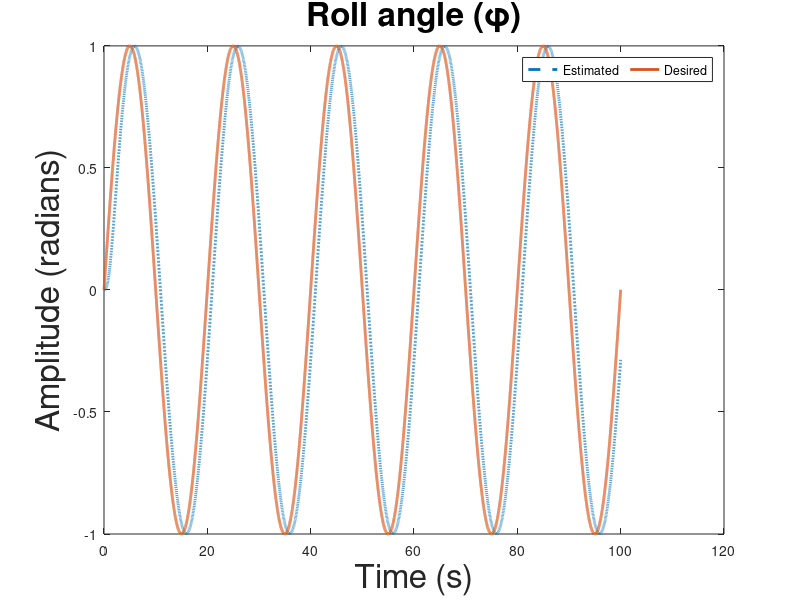

MATLAB code for this plot: (Note: this script raises an error after producing the figure.)
%% LQR CONTROLLER FOR 3-DOF QUADCOPTER MODEL
% This script presents the LQR control for a 3-DOF Quadcopter model.
% 1. The 6 states of the system are the 3 Euler angles φ θ ψ , and their corresponding 
% anglular rates φ' θ' ψ'.
% 2. The observed outputs are the Roll φ, Pitch θ and Yaw  ψ angles.
% 3. There are 4 inputs due to the 4 rotors of the Quadcopter. However, we 
% consider 3 controller inputs, U1, U2, and U3 which are functions of the 4
% rotor thrust forces F1-F4; U1 = F1-F4, U2 = F1-F3 & U3 = F2+F4-F1-F3 based on how 
% they affect the states of the system  
%%%%%%%%%%%%%%%%%%%%%%%%%%%%%%%%%%%%%%%%%%%%%%%%%%%%%%%%%%%%%%%%%%%%%%%%%%

%% To use this code with Simulink simulation open 'Quadcopter_LQR_3DOF.slx' Simulink file
%% and hit 'Run' from the Editor window.

clear;
clc;

%% MODEL PARAMETERS AND CONSTANTS
%% MODEL PARAMETERS AND CONSTANTS
g  = 9.81;         % ACCELERATION DUE TO GRAVITY
m  = 2.353598;     % MASS OF THE QUADCOPTER IN KG
Ix = 0.1676;       % MOMENT OF INERTIA ALONG X IN KGM^2
Iy = 0.1676;       % MOMENT OF INERTIA ALONG Y IN KGM^2
Iz = 0.29743;      % MOMENT OF INERTIA ALONG Z IN KGM^2
d  = 0.4;          % LENGTH OF THE QUADCOPTER ARM IN M
c  = 1;            % FORCE TO MOMENT SCALING FACTOR 

%% SYSTEM INITIALISATION
 
% THE STATES OF THE SYSTEM ARE:  x = [φ θ ψ φ' θ' ψ'] 
% WHERE φ -> Roll, θ -> Pitch, AND ψ -> Psi

% THE CONTROL INPUTS TO THE SYSTEM ARE:
% u = [f2 - f4; f1 - f3; f2 + f4 - f1 - f3] WHERE
% f1, f2, f3, f4 ARE THE ROTOR FORCES/THRUSTS

% THE OUTPUTS OF THE SYSTEM ARE:  y = [φ; θ; ψ]

NumStates = 6; % NUMBER OF STATES
NumCtrl   = 3; % NUMBER OF CONTROL INPUTS
NumOut    = 3; % NUMBER OF OUTPUTS

A = zeros(NumStates,NumStates);     % Define A matrix for system state-space model
A(1,4) = 1;
A(2,5) = 1;
A(3,6) = 1;

B = zeros(NumStates,NumCtrl);       % Define B matrix for system state-space model
B(4,1) = d/Ix;
B(5,2) = d/Iy;
B(6,3) = c/Iz;

C = zeros(NumOut,NumStates);        % Define C matrix for system state-space model
C(1,1) = 1;
C(2,2) = 1;
C(3,3) = 1;

D = zeros(NumOut,NumCtrl);          % Define empty D matrix for system state-space model

% STATE SPACE REPRESENTATION
sysC = ss(A,B,C,D); 

% FIND POLES OF OPEN LOOP SYSTEM
P_OL = eig(A);

% FIND THE CONTROLLABILITY MATRIX
CTRB_DIM_OL = size(ctrb(A,B));
CTRB_OL     = rank(ctrb(A,B));

% Determine if open-loop quadcopter state-space system is correct &
% controllable

if CTRB_OL == CTRB_DIM_OL(1)
    disp("CONTROLLABLE SYSTEM")
end

%% LQR ALGORITHM 

% DEFINE LQR PARAMETERS Q AND R, AND FIND GAIN
Q = C'*C;
R = eye(NumCtrl,NumCtrl);
[Klqr,~,~] = lqr(sysC,Q,R);

% SIMULATE THE CLOSED LOOP SYSTEM
A_CL = A - B*Klqr;   
B_CL = B;
sys_CL = ss(A_CL,B_CL,C,D);


% SIMULATION PARAMETERS
N = 100;
fs = 1;
t = 0:1/fs:N-1/fs;

%  ------- CASE 1 (CONSTANT FUNCTION) -------
% Ref_comm = ones(length(t),3);  

%  ------- CASE 2 (STEP FUNCTION) -------
% Ref_comm(1:length(t)/2,1) = 0.1; Ref_comm(length(t)/2+1:length(t),1) = 2;
% Ref_comm(1:length(t)/2,2) = 0.1; Ref_comm(length(t)/2+1:length(t),2) = 1;
% Ref_comm(1:length(t)/2,3) = 0.1; Ref_comm(length(t)/2+1:length(t),3) = 0.1;

% ------- CASE 3 (SINUSOID FUNCTION) ------- (DOES NOT WORK!)
fs       = 512;              % SAMPLING FREQUENCY (SAMPLES PER SECOND)
dt       = 1/fs;             % SECONDS PER SAMPLE
StopTime = 0.25;             % SECONDS
tTot     = (0:dt:StopTime)'; % SECONDS
F        = 0.05;             % SINE WAVE FREQUENCY (HERTZ)
T        = 5/F ;             % TOTAL TIME FOR 5 PERIODS
t        = 0:dt:T+dt ;       % TIME STEP FOR 5 PERIODS
Ref_comm(1:length(t),1) = sin(2*pi*F*t);
Ref_comm(1:length(t),2) = sin(2*pi*F*t + pi/2);
Ref_comm(1:length(t),3) = sin(2*pi*F*t + pi);

%  ------- CASE 4 (EXPONENTIAL DECAY FUNCTION) -------
%      Ref_comm(1:length(t),1) = 1 + exp(-t);
%      Ref_comm(1:length(t),2) = 1 + exp(-t./2);
%      Ref_comm(1:length(t),3) = 1 + exp(-t) + exp(-t./2);

% RUN THE SIMULATION
[output_CL,time_CL,state_CL] = lsim(sys_CL,Ref_comm,t); 

%% ERROR ANALYSIS
n = length(time_CL);  % TOTAL NUMBER OF SAMPLES

% COMPUTE THE ERRORS
E_roll = output_CL(:,1) - Ref_comm(:,1);
E_pitch = output_CL(:,2) - Ref_comm(:,2);
E_yaw = output_CL(:,3) - Ref_comm(:,3);

% COMPUTE THE MEAN SQUARED ERROR (MSE)
MSE_roll = sum(E_roll.^2)/n;
MSE_pitch = sum(E_pitch.^2)/n;
MSE_yaw = sum(E_yaw.^2)/n;

%% PLOTS

figure(1)  % FIRST OUTPUT 
plot(time_CL,state_CL(:,1),'LineWidth',2,'LineStyle','--');
hold on
plot(time_CL,Ref_comm(:,1),'LineWidth',2);
title('Roll angle (\phi)','FontSize',24)
xlabel('Time (s)','FontSize',24); ylabel('Amplitude (radians)','FontSize',24)
legend('Estimated','Desired','Orientation','horizontal')
ax = gca;
ax.XGrid = 'on';
ax.YGrid = 'on';
ax.GridLineStyle = '--';
ax.FontSize = 24;
box on

figure(2) % SECOND OUTPUT 
plot(time_CL,state_CL(:,2),'LineWidth',2,'LineStyle','--');
hold on
plot(time_CL,Ref_comm(:,2),'LineWidth',2);
title('Pitch angle (\theta)','FontSize',24)
xlabel('Time (s)','FontSize',24); ylabel('Amplitude (radians)','FontSize',24)
legend('Estimated','Desired','Orientation','horizontal')
ax = gca;
ax.XGrid = 'on';
ax.YGrid = 'on';
ax.GridLineStyle = '--';
ax.FontSize = 24;
box on

figure(3)  % THIRD OUTPUT 
plot(time_CL,state_CL(:,3),'LineWidth',2,'LineStyle','--');
hold on
plot(time_CL,Ref_comm(:,3),'LineWidth',2);
title('Yaw angle (\psi)','FontSize',24)
xlabel('Time (s)','FontSize',24); ylabel('Amplitude (radians)','FontSize',24)
legend('Estimated','Desired','Orientation','horizontal')
ax = gca;
ax.XGrid = 'on';
ax.YGrid = 'on';
ax.GridLineStyle = '--';
ax.FontSize = 24;
box on

figure(4)  % ERRORS  
plot(abs(E_roll),'LineWidth',2); hold on; plot(abs(E_pitch),'LineWidth',2); 
hold on; plot(abs(E_yaw),'LineWidth',2)
title('Absolute Error','FontSize',24)
xlabel('Time (s)','FontSize',24); ylabel('Magnitude (radians)','FontSize',24)
legend('Roll','Pitch','Yaw','Orientation','horizontal')
ax = gca;
ax.XGrid = 'on';
ax.YGrid = 'on';
ax.GridLineStyle = '--';
ax.FontSize = 24;
box on
text(38,0.8, "MSE Roll = " + MSE_roll,'FontSize',24)
text(38,0.6, "MSE Pitch = " + MSE_pitch,'FontSize',24)
text(38,0.4, "MSE Yaw = " + MSE_yaw,'FontSize',24)